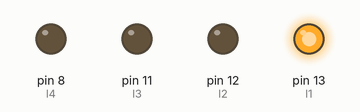
This sketch was run on a simulated Arduino Uno, built with avr-gcc and run on an emulated ATmega328P. On the bench: output pins drawn as LEDs (lit = HIGH).

Above: at 0.5 s.
At 2.5 s:
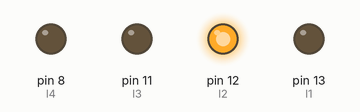
At 4.5 s:
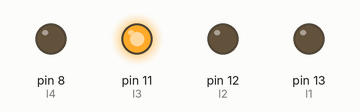
At 6.5 s:
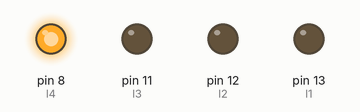
At 9.5 s:
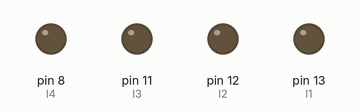
Timing chart, 0 to 10.4 s (numbered marks = the images above):
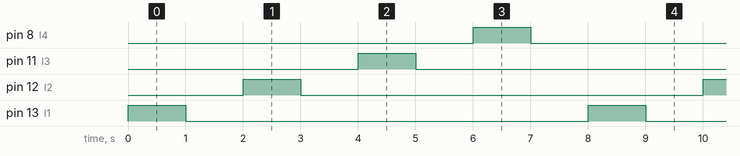

Measured:
- by itself, pin 8 (l4), pin 11 (l3), pin 12 (l2), pin 13 (l1): alternates HIGH for 1.0 s and LOW for 7.0 s
- by itself, everything shown: repeats every 8.0 s, in 8 steps

The sketch:

tremendous_allis_juttuli1.ino
```cpp
int l1=13;
int l2=12;
int l3=11;
int l4=8;

void setup()
{
  pinMode(l1, OUTPUT);
  pinMode(l2, OUTPUT);
  pinMode(l3, OUTPUT);
  pinMode(l4, OUTPUT);
}

void loop()
{
  digitalWrite(l1, HIGH);
  delay(1000);
  digitalWrite(l1, LOW);
  delay(1000);
  digitalWrite(l2, HIGH);
  delay(1000);
  digitalWrite(l2, LOW);
  delay(1000);
  digitalWrite(l3, HIGH);
  delay(1000);
  digitalWrite(l3, LOW);
  delay(1000);
  digitalWrite(l4, HIGH);
  delay(1000);
  digitalWrite(l4, LOW);
  delay(1000);

}
```
